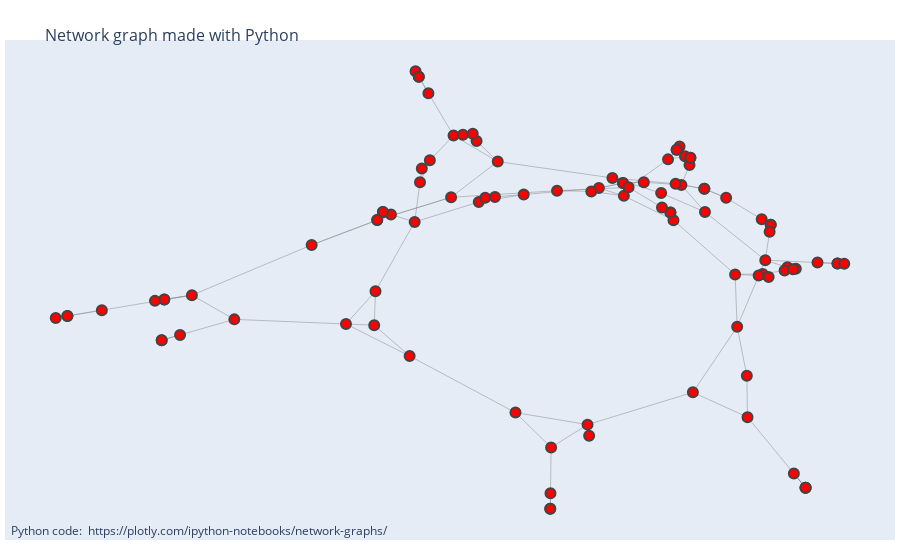

Notebook code for this chart:
### Code cell
spread_one_step(G)
plot_infection(G)

### Figure 1 — Plotly figure (JSON) as saved in the notebook; plotly's stock layout.template omitted (floating-point values rounded to 4 significant figures; data arrays with more than 128 entries replaced by an {"elided": "..."} marker saying what was removed)
{"data": [{"hoverinfo": "none", "line": {"color": "#888", "width": 0.5}, "mode": "lines", "type": "scatter", "x": {"elided": "450 float values"}, "y": {"elided": "450 float values"}}, {"hoverinfo": "text", "marker": {"color": ["red", "red", "red", "red", "red", "red", "red", "red", "red", "red", "red", "red", "red", "red", "red", "red", "red", "red", "red", "red", "red", "red", "red", "red", "red", "red", "red", "red", "red", "red", "red", "red", "red", "red", "red", "red", "red", "red", "red", "red", "red", "red", "red", "red", "red", "red", "red", "red", "red", "red", "red", "red", "red", "red", "red", "red", "red", "red", "red", "red", "red", "red", "red", "red", "red", "red", "red", "red", "red", "red", "red", "red", "red", "red", "red", "red", "red", "red", "red", "red", "red", "red", "red", "red", "red", "red", "red", "red", "red", "red", "red", "red", "red", "red", "red", "red", "red", "red", "red", "red"], "line": {"width": 2}, "size": 10}, "mode": "markers", "text": ["Infected: True", "Infected: True", "Infected: True", "Infected: True", "Infected: True", "Infected: True", "Infected: True", "Infected: True", "Infected: True", "Infected: True", "Infected: True", "Infected: True", "Infected: True", "Infected: True", "Infected: True", "Infected: True", "Infected: True", "Infected: True", "Infected: True", "Infected: True", "Infected: True", "Infected: True", "Infected: True", "Infected: True", "Infected: True", "Infected: True", "Infected: True", "Infected: True", "Infected: True", "Infected: True", "Infected: True", "Infected: True", "Infected: True", "Infected: True", "Infected: True", "Infected: True", "Infected: True", "Infected: True", "Infected: True", "Infected: True", "Infected: True", "Infected: True", "Infected: True", "Infected: True", "Infected: True", "Infected: True", "Infected: True", "Infected: True", "Infected: True", "Infected: True", "Infected: True", "Infected: True", "Infected: True", "Infected: True", "Infected: True", "Infected: True", "Infected: True", "Infected: True", "Infected: True", "Infected: True", "Infected: True", "Infected: True", "Infected: True", "Infected: True", "Infected: True", "Infected: True", "Infected: True", "Infected: True", "Infected: True", "Infected: True", "Infected: True", "Infected: True", "Infected: True", "Infected: True", "Infected: True", "Infected: True", "Infected: True", "Infected: True", "Infected: True", "Infected: True", "Infected: True", "Infected: True", "Infected: True", "Infected: True", "Infected: True", "Infected: True", "Infected: True", "Infected: True", "Infected: True", "Infected: True", "Infected: True", "Infected: True", "Infected: True", "Infected: True", "Infected: True", "Infected: True", "Infected: True", "Infected: True", "Infected: True", "Infected: True"], "type": "scatter", "x": [-0.2723, -0.3184, -0.334, -0.334, 0.4089, -0.008823, -0.008411, -0.008823, 0.4019, 0.4194, 0.4194, 0.4173, 0.3502, 0.4038, 0.396, 0.4154, -0.06039, -0.1477, -0.1162, -0.1351, 0.4644, 0.4872, 0.4872, 0.4872, -0.2455, -0.2705, -0.2642, -0.2642, -0.1109, -0.1967, -0.152, -0.1785, 0.2459, -0.2584, -0.2428, -0.2619, 0.5492, 0.5104, 0.5492, 0.5623, -0.88, -0.9469, -0.9695, -0.9469, -0.345, -0.2015, -0.4724, -0.345, 0.06358, -0.07641, -0.007193, 0.0667, 0.3744, 0.2683, 0.3542, 0.373, 0.1324, 0.1324, 0.08562, 0.1729, -0.3508, -0.3484, -0.4057, -0.282, 0.4518, 0.4464, 0.4682, 0.4627, 0.1342, 0.1433, 0.07089, 0.004312, -0.705, -0.7587, -0.7587, -0.7768, -0.6226, -0.7637, -0.728, -0.7637, 0.2529, 0.2617, 0.2634, 0.2634, 0.22, 0.2424, 0.2367, 0.2367, 0.2905, 0.3328, 0.2346, 0.2905, 0.1119, 0.2917, -0.1594, 0.2066, 0.2246, 0.2305, 0.2246, 0.2082], "y": [0.1235, 0.1526, 0.1625, 0.1625, -0.02614, -1, -0.939, -1.0, 0.1343, 0.113, 0.113, 0.08481, -0.08195, -0.07991, -0.08637, -0.09198, 0.2312, 0.2017, 0.2216, 0.2183, -0.8617, -0.9177, -0.9177, -0.9177, 0.6282, 0.714, 0.6922, 0.6922, 0.3602, 0.4619, 0.4405, 0.4654, 0.2684, 0.3326, 0.3654, 0.2795, -0.03918, -0.03556, -0.03918, -0.04041, -0.2221, -0.2447, -0.2524, -0.2447, 0.131, 0.2204, 0.03357, 0.131, -0.6705, -0.6233, -0.7597, -0.714, -0.6412, -0.544, -0.2871, -0.4787, 0.2762, 0.2762, 0.2562, 0.2793, -0.2808, -0.1475, -0.2762, -0.4016, -0.05426, -0.06655, -0.05965, -0.0614, 0.2258, 0.2592, 0.2433, 0.2459, -0.1633, -0.1799, -0.1799, -0.1856, -0.2581, -0.3397, -0.319, -0.3397, 0.3807, 0.3466, 0.3751, 0.3751, 0.3688, 0.4191, 0.4063, 0.4063, 0.2533, 0.2181, 0.2731, 0.2533, 0.296, 0.163, 0.4692, 0.2367, 0.1604, 0.1306, 0.1604, 0.1804]}], "layout": {"annotations": [{"showarrow": false, "text": "Python code: <a href='https://plotly.com/ipython-notebooks/network-graphs/'> https://plotly.com/ipython-notebooks/network-graphs/</a>", "x": 0.005, "xref": "paper", "y": -0.002, "yref": "paper"}], "hovermode": "closest", "margin": {"b": 20, "l": 5, "r": 5, "t": 40}, "showlegend": false, "title": {"font": {"size": 16}, "text": "<br>Network graph made with Python"}, "xaxis": {"showgrid": false, "showticklabels": false, "zeroline": false}, "yaxis": {"showgrid": false, "showticklabels": false, "zeroline": false}}}
